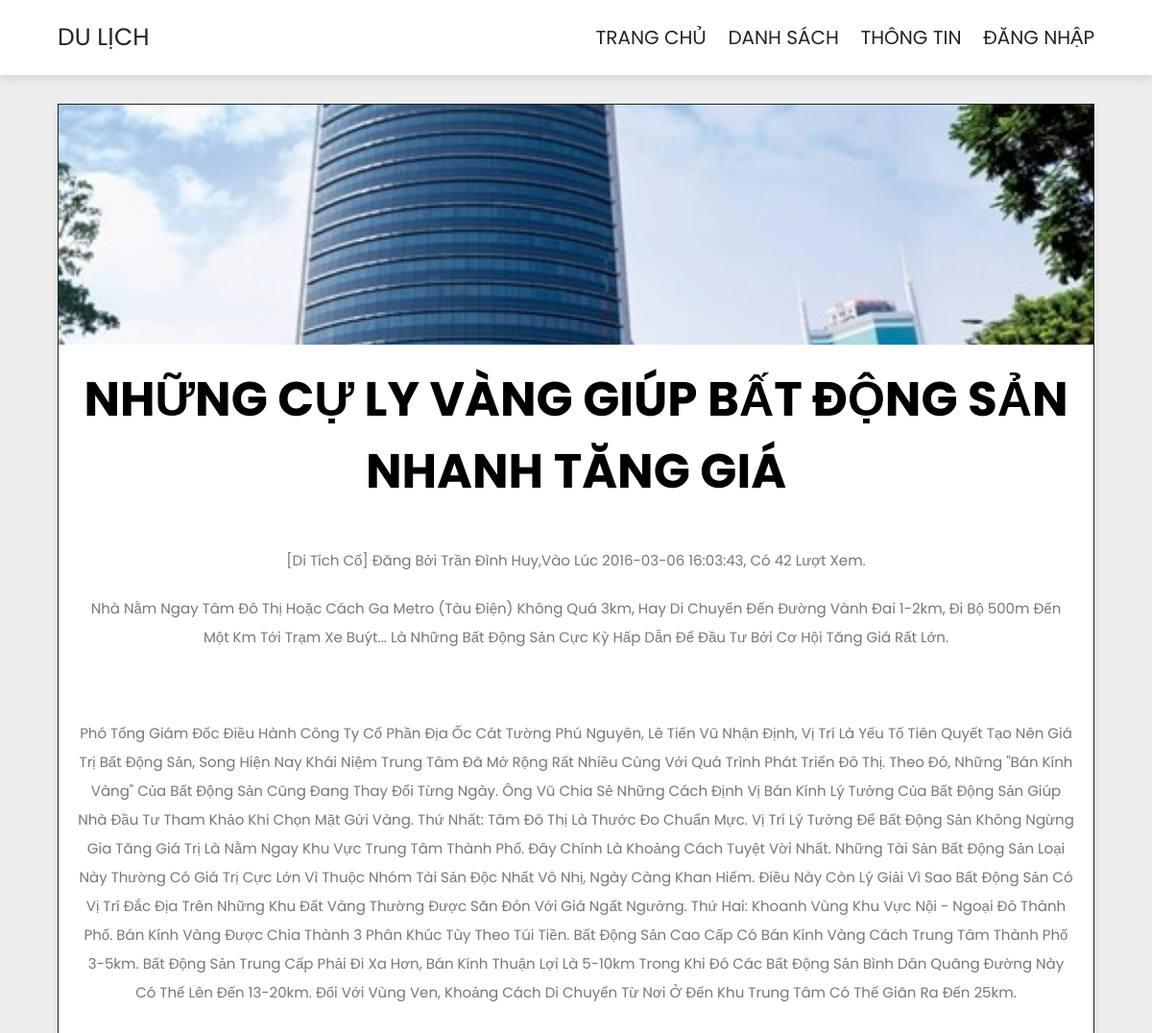
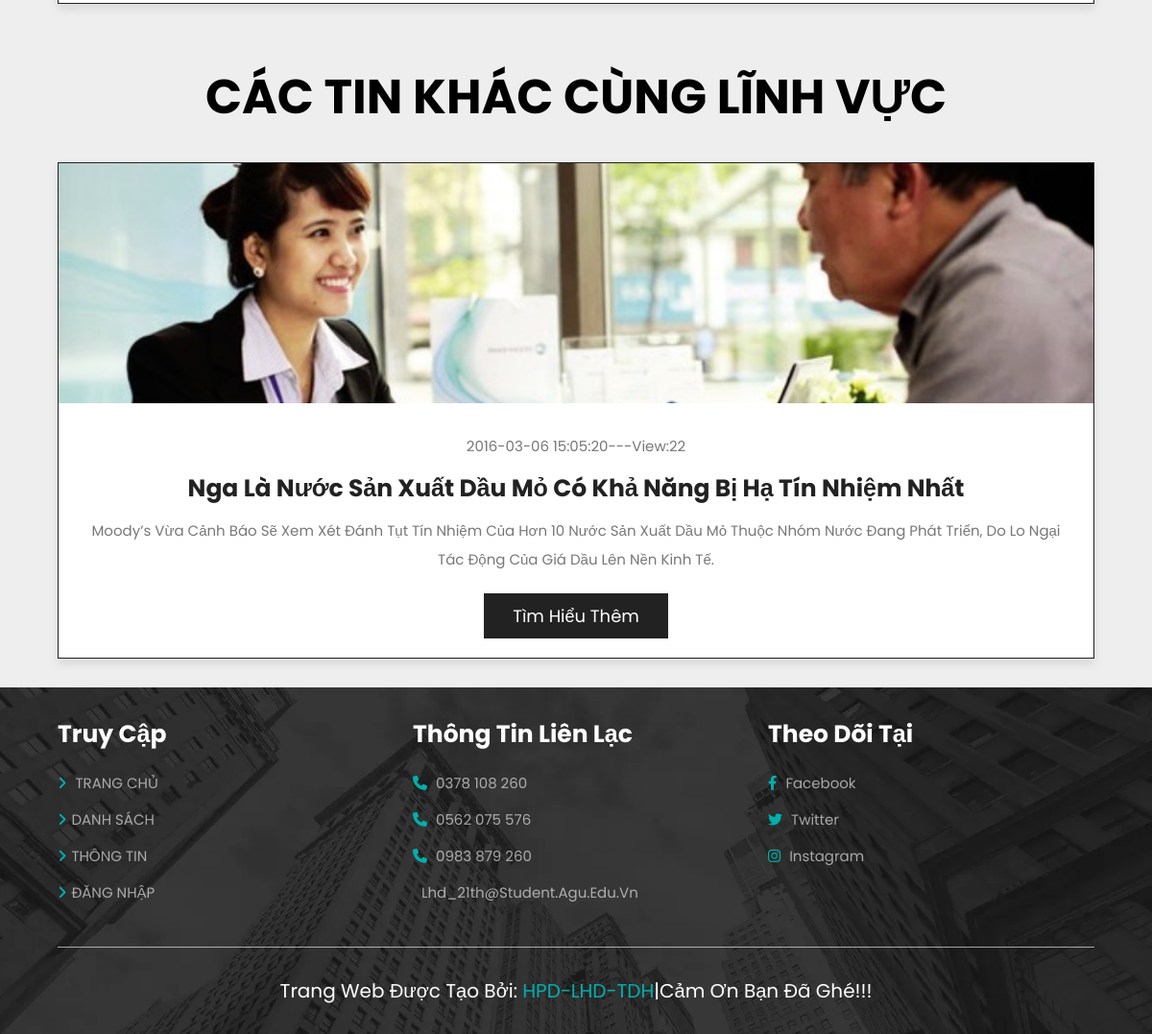
/index.php?do=baiviet_chitiet&id=2, run on the app's committed database (2 pictures, top to bottom).
### tables this page shows
CREATE TABLE `tbl_noidungdiadiem` (
  `MaBaiViet` int(10) NOT NULL,
  `MaChuDe` int(10) NOT NULL,
  `MaNguoiDung` int(10) NOT NULL,
  `TieuDe` varchar(255) NOT NULL,
  `TomTat` text NOT NULL,
  `NoiDung` text NOT NULL,
  `NgayDang` datetime NOT NULL,
  `HinhAnh` tinytext NOT NULL,
  `ChuThichAnh` tinytext NOT NULL,
  `LuotXem` int(10) NOT NULL,
  `KiemDuyet` tinyint(1) NOT NULL
);

CREATE TABLE `tbl_chude` (
  `MaChuDe` int(10) NOT NULL,
  `TenChuDe` varchar(100) NOT NULL,
  `HinhAnhCD` tinytext NOT NULL
);

CREATE TABLE `tbl_nguoidung` (
  `MaNguoiDung` int(10) NOT NULL,
  `TenNguoiDung` varchar(50) NOT NULL,
  `TenDangNhap` varchar(50) NOT NULL,
  `MatKhau` varchar(100) NOT NULL,
  `QuyenHan` tinyint(1) NOT NULL,
  `Khoa` tinyint(1) NOT NULL
);

### baiviet_chitiet.php (the view, shortened to what this page needs)
<?php
	$MaBV = $_GET['id'];
	$sql = "SELECT *
			FROM tbl_noidungdiadiem A, tbl_chude B, tbl_nguoidung C
			WHERE A.MaChuDe = B.MaChuDe AND A.maNguoiDung = C.MaNguoiDung AND A.MaBaiViet = $MaBV";
	$danhsach = $connect->query($sql);
	$dong = $danhsach->fetch_array(MYSQLI_ASSOC);
?>
<section class="home-packages">
	<div class="box-container">
		<div class='box'>
			<div class='image'>
				<img src=<?php echo $dong["HinhAnh"];?>>
			</div>
			<div class='content'>
				<h1 class="heading-title"><?php echo $dong['TieuDe']; ?></h1>
				<p>[<?php echo $dong['TenChuDe']; ?>] Đăng bởi <?php echo $dong['TenNguoiDung']; ?>,vào lúc <?php echo $dong['NgayDang']; ?>, có  <?php echo $dong['LuotXem']+1; ?> lượt xem. </p>
				<p><?php echo $dong['TomTat']; ?></p>
				<p><?php echo "<td colspan=\"2\"></br>" . $dong['ChuThichAnh'] . "</td>"; ?></p>
				<p><?php echo $dong['NoiDung']; ?></p>
			</div>
		</div>
	</div>
</section>
<table border="0" cellspacing="0" width="550" align="center" valign="top">
<?php
	$sql = "select * from  tbl_noidungdiadiem " .
        " where MaChuDe='" .$dong['MaChuDe'].
        "'and MaBaiViet!=".$MaBV." and KiemDuyet=1";
	$danhsach2 = $connect->query($sql);
	echo "<section class='home-packages'>";
	echo "<h1 class='heading-title'>CÁC TIN KHÁC CÙNG LĨNH VỰC</h1>";
	echo "<div class='box-container'>";
	while ($row = $danhsach2->fetch_array(MYSQLI_ASSOC))
	{
		echo "<div class='box'>";
			echo "<div class='image'>";
				echo "<img src='".$row['HinhAnh']."'>";
			echo "</div>";
			echo "<div class='content'>";
				echo "<p>".$row['NgayDang']."---View:".$row['LuotXem']."</p>";
				echo "<h3>".$row['TieuDe']."</h3>";
				echo "<p>".$row['TomTat']."</p>";
				echo "<a href='index.php?do=baiviet_chitiet&id=".$row['MaBaiViet']."' class='btn'>Tìm hiểu thêm</a>";
			echo "</div>";
		echo "</div>";
	}
	echo "</div>";
	echo "</section>";
?>

### css/style1.css (style rules this page uses)
:root { --main--color:#00B0AD; --black:#222; --white:#fff; --light-black:#777; --light-white:#fff9; --dark-bg:rgba(0,0,0,.7); --light-bg:#eee; --border:.1rem solid var(--black); --box-shadow:0 .5rem 1rem rgba(0,0,0,.1); --text-shadow:0 1.5rem 3rem rgba(0,0,0,.3); }
* { font-family: 'Poppins', sans-serif; margin: 0; padding: 0; box-sizing: border-box; outline: none; border: none; text-decoration: none; text-transform: capitalize; }
html { font-size: 62.5%; overflow-x: hidden; }
section { padding: 5rem 10%; }
.home-packages { background: var(--light-bg); }
.home-packages .box-container { display: grid; grid-template-columns: repeat(auto-fit,minmax(30rem,1fr)); gap: 2rem; }
.home-packages .box-container .box { border: var(--border); box-shadow: var(--box-shadow); background: var(--white); }
.home-packages .box-container .box .image { height: 25rem; overflow: hidden; }
.home-packages .box-container .box .image img { height: 100%; width: 100%; object-fit: cover; transition: .2s linear; }
.home-packages .box-container .box .content { padding: 2rem; text-align: center; }
.home-packages .box-container .box .content h3 { font-size: 2.5rem; color: var(--black); }
.home-packages .box-container .box .content p { font-size: 1.5rem; color: var(--light-black); line-height: 2; padding: 1rem 0; }
.heading-title { font-size: 5rem; text-align: center; margin-bottom: 3rem; text-transform: uppercase; }
.btn { display: inline-block; background-color: var(--black); margin-top: 1rem; color: var(--white); font-size: 1.8rem; padding: 1rem 3rem; cursor: pointer; }
@media (max-width:1200px) { section { padding: 3rem 5%; } }

### data on the page
tbl_noidungdiadiem: HinhAnh (picture), TieuDe "NHỮNG CỰ LY VÀNG GIÚP BẤT ĐỘNG SẢN NHANH TĂNG GIÁ", MaChuDe.TenChuDe "Di Tích Cổ", MaNguoiDung.TenNguoiDung "Trần Đình Huy", NgayDang "2016-03-06 16:03:43", $dong['LuotXem']+1 "42", TomTat "Nhà Nằm Ngay Tâm Đô Thị Hoặc Cách Ga Metro (Tàu Điện) Không Quá 3km, Hay Di Chuyển Đến Đường Vành Đai 1-2km, Đi Bộ 500m Đến Một Km Tới Trạm Xe Buýt... Là Những Bất Động Sản Cực Kỳ Hấp Dẫn Để Đầu Tư Bởi Cơ Hội Tăng Giá Rất Lớn.", NoiDung "Phó Tổng Giám Đốc Điều Hành Công Ty Cổ Phần Địa Ốc Cát Tường Phú Nguyên, Lê Tiến Vũ Nhận Định, Vị Trí Là Yếu Tố Tiên Quyết Tạo Nên Giá Trị Bất Động Sản, Song Hiện Nay Khái Niệm Trung Tâm Đã Mở Rộng Rất Nhiều Cùng Với Quá Trình Phát Triển Đô Thị. Theo Đó, Những \"bán Kính Vàng\" Của Bất Động Sản Cũng Đang Thay Đổi Từng Ngày. Ông Vũ Chia Sẻ Những Cách Định Vị Bán Kính Lý Tưởng Của Bất Động Sản Giúp Nhà Đầu Tư Tham Khảo Khi Chọn Mặt Gửi Vàng. Thứ Nhất: Tâm Đô Thị Là Thước Đo Chuẩn Mực. Vị Trí Lý Tưởng Để Bất Động Sản Không Ngừng Gia Tăng Giá Trị Là Nằm Ngay Khu Vực Trung Tâm Thành Phố. Đây Chính Là Khoảng Cách Tuyệt Vời Nhất. Những Tài Sản Bất Động Sản Loại Này Thường Có Giá Trị Cực Lớn Vì Thuộc…"
tbl_noidungdiadiem: HinhAnh (picture), NgayDang "2016-03-06 15:05:20", LuotXem "22", TieuDe "Nga Là Nước Sản Xuất Dầu Mỏ Có Khả Năng Bị Hạ Tín Nhiệm Nhất", TomTat "Moody’s Vừa Cảnh Báo Sẽ Xem Xét Đánh Tụt Tín Nhiệm Của Hơn 10 Nước Sản Xuất Dầu Mỏ Thuộc Nhóm Nước Đang Phát Triển, Do Lo Ngại Tác Động Của Giá Dầu Lên Nền Kinh Tế."
